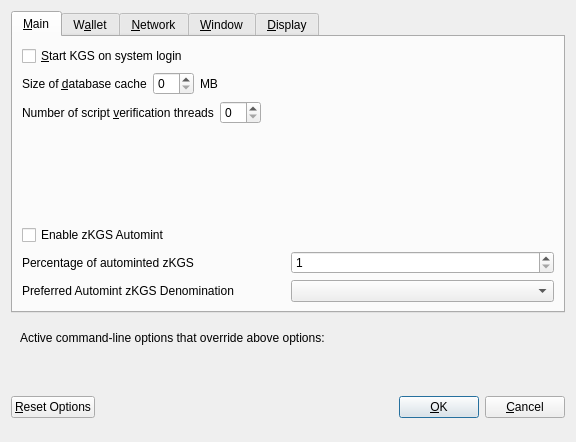
<?xml version="1.0" encoding="UTF-8"?>
<ui version="4.0">
 <class>OptionsDialog</class>
 <widget class="QDialog" name="OptionsDialog">
  <property name="geometry">
   <rect>
    <x>0</x>
    <y>0</y>
    <width>576</width>
    <height>442</height>
   </rect>
  </property>
  <property name="windowTitle">
   <string>Options</string>
  </property>
  <property name="modal">
   <bool>true</bool>
  </property>
  <layout class="QVBoxLayout" name="verticalLayout">
   <item>
    <widget class="QTabWidget" name="tabWidget">
     <property name="currentIndex">
      <number>0</number>
     </property>
     <widget class="QWidget" name="tabMain">
      <attribute name="title">
       <string>&amp;Main</string>
      </attribute>
      <layout class="QVBoxLayout" name="verticalLayout_Main">
       <item>
        <widget class="QCheckBox" name="bitcoinAtStartup">
         <property name="toolTip">
          <string>Automatically start KGS after logging in to the system.</string>
         </property>
         <property name="text">
          <string>&amp;Start KGS on system login</string>
         </property>
        </widget>
       </item>
       <item>
        <layout class="QHBoxLayout" name="horizontalLayout_2_Main">
         <item>
          <widget class="QLabel" name="databaseCacheLabel">
           <property name="text">
            <string>Size of &amp;database cache</string>
           </property>
           <property name="textFormat">
            <enum>Qt::PlainText</enum>
           </property>
           <property name="buddy">
            <cstring>databaseCache</cstring>
           </property>
          </widget>
         </item>
         <item>
          <widget class="QSpinBox" name="databaseCache"/>
         </item>
         <item>
          <widget class="QLabel" name="databaseCacheUnitLabel">
           <property name="text">
            <string>MB</string>
           </property>
           <property name="textFormat">
            <enum>Qt::PlainText</enum>
           </property>
          </widget>
         </item>
         <item>
          <spacer name="horizontalSpacer_2_Main">
           <property name="orientation">
            <enum>Qt::Horizontal</enum>
           </property>
           <property name="sizeHint" stdset="0">
            <size>
             <width>40</width>
             <height>20</height>
            </size>
           </property>
          </spacer>
         </item>
        </layout>
       </item>
       <item>
        <layout class="QHBoxLayout" name="horizontalLayout_3_Main">
         <item>
          <widget class="QLabel" name="threadsScriptVerifLabel">
           <property name="text">
            <string>Number of script &amp;verification threads</string>
           </property>
           <property name="textFormat">
            <enum>Qt::PlainText</enum>
           </property>
           <property name="buddy">
            <cstring>threadsScriptVerif</cstring>
           </property>
          </widget>
         </item>
         <item>
          <widget class="QSpinBox" name="threadsScriptVerif">
           <property name="toolTip">
            <string>(0 = auto, &lt;0 = leave that many cores free)</string>
           </property>
          </widget>
         </item>
         <item>
          <spacer name="horizontalSpacer_3_Main">
           <property name="orientation">
            <enum>Qt::Horizontal</enum>
           </property>
           <property name="sizeHint" stdset="0">
            <size>
             <width>40</width>
             <height>20</height>
            </size>
           </property>
          </spacer>
         </item>
        </layout>
       </item>
       <item>
        <spacer name="verticalSpacer_2">
         <property name="orientation">
          <enum>Qt::Vertical</enum>
         </property>
         <property name="sizeHint" stdset="0">
          <size>
           <width>20</width>
           <height>40</height>
          </size>
         </property>
        </spacer>
       </item>
       <item>
        <widget class="QCheckBox" name="checkBoxZeromintEnable">
         <property name="toolTip">
          <string>Enable automatic minting of KGS units to zKGS</string>
         </property>
         <property name="layoutDirection">
          <enum>Qt::LeftToRight</enum>
         </property>
         <property name="text">
          <string>Enable zKGS Automint</string>
         </property>
        </widget>
       </item>
       <item>
        <layout class="QHBoxLayout" name="horizontalLayout_3">
         <item>
          <widget class="QLabel" name="percentage_label">
           <property name="toolTip">
            <string>Percentage of incoming KGS which get automatically converted to zKGS via Zerocoin Protocol (min: 10%)</string>
           </property>
           <property name="text">
            <string>Percentage of autominted zKGS</string>
           </property>
          </widget>
         </item>
         <item>
          <widget class="QSpinBox" name="zeromintPercentage">
           <property name="minimum">
            <number>1</number>
           </property>
           <property name="maximum">
            <number>100</number>
           </property>
          </widget>
         </item>
        </layout>
       </item>
       <item>
        <layout class="QHBoxLayout" name="horizontalLayout" stretch="0,0">
         <property name="sizeConstraint">
          <enum>QLayout::SetFixedSize</enum>
         </property>
         <item>
          <widget class="QLabel" name="labelPreferredDenom">
           <property name="maximumSize">
            <size>
             <width>16777215</width>
             <height>16777215</height>
            </size>
           </property>
           <property name="toolTip">
            <string>Wait with automatic conversion to Zerocoin until enough KGS for this denomination is available</string>
           </property>
           <property name="text">
            <string>Preferred Automint zKGS Denomination</string>
           </property>
          </widget>
         </item>
         <item>
          <widget class="QComboBox" name="preferredDenom">
           <property name="maximumSize">
            <size>
             <width>16777215</width>
             <height>27</height>
            </size>
           </property>
           <property name="toolTip">
            <string>Wait with automatic conversion to Zerocoin until enough KGS for this denomination is available</string>
           </property>
           <property name="maxVisibleItems">
            <number>9</number>
           </property>
           <property name="maxCount">
            <number>9</number>
           </property>
          </widget>
         </item>
        </layout>
       </item>
      </layout>
     </widget>
     <widget class="QWidget" name="tabWallet">
      <attribute name="title">
       <string>W&amp;allet</string>
      </attribute>
      <layout class="QVBoxLayout" name="verticalLayout_Wallet">
       <item>
        <layout class="QHBoxLayout" name="horizontalLayout_2_Wallet">
         <item>
          <widget class="QLabel" name="labelStakeSplitThresholdText">
           <property name="text">
            <string>Stake split threshold:</string>
           </property>
          </widget>
         </item>
         <item>
          <widget class="QSpinBox" name="spinBoxStakeSplitThreshold">
           <property name="minimum">
            <number>1</number>
           </property>
           <property name="maximum">
            <number>999999</number>
           </property>
          </widget>
         </item>
        </layout>
       </item>
       <item>
        <widget class="QGroupBox" name="groupBox">
         <property name="title">
          <string>Expert</string>
         </property>
         <layout class="QVBoxLayout" name="verticalLayout_2">
          <item>
           <widget class="QCheckBox" name="coinControlFeatures">
            <property name="toolTip">
             <string>Whether to show coin control features or not.</string>
            </property>
            <property name="text">
             <string>Enable coin &amp;control features</string>
            </property>
           </widget>
          </item>
          <item>
           <widget class="QCheckBox" name="showMasternodesTab">
            <property name="toolTip">
             <string>Show additional tab listing all your masternodes in first sub-tab&lt;br/&gt;and all masternodes on the network in second sub-tab.</string>
            </property>
            <property name="text">
             <string>Show Masternodes Tab</string>
            </property>
           </widget>
          </item>
          <item>
           <widget class="QCheckBox" name="spendZeroConfChange">
            <property name="toolTip">
             <string>If you disable the spending of unconfirmed change, the change from a transaction&lt;br/&gt;cannot be used until that transaction has at least one confirmation.&lt;br/&gt;This also affects how your balance is computed.</string>
            </property>
            <property name="text">
             <string>&amp;Spend unconfirmed change</string>
            </property>
           </widget>
          </item>
         </layout>
        </widget>
       </item>
       <item>
        <spacer name="verticalSpacer_Wallet">
         <property name="orientation">
          <enum>Qt::Vertical</enum>
         </property>
         <property name="sizeHint" stdset="0">
          <size>
           <width>20</width>
           <height>40</height>
          </size>
         </property>
        </spacer>
       </item>
      </layout>
     </widget>
     <widget class="QWidget" name="tabNetwork">
      <attribute name="title">
       <string>&amp;Network</string>
      </attribute>
      <layout class="QVBoxLayout" name="verticalLayout_Network">
       <item>
        <widget class="QCheckBox" name="mapPortUpnp">
         <property name="toolTip">
          <string>Automatically open the KGS client port on the router. This only works when your router supports UPnP and it is enabled.</string>
         </property>
         <property name="text">
          <string>Map port using &amp;UPnP</string>
         </property>
        </widget>
       </item>
       <item>
        <widget class="QCheckBox" name="allowIncoming">
         <property name="toolTip">
          <string>Accept connections from outside</string>
         </property>
         <property name="text">
          <string>Allow incoming connections</string>
         </property>
        </widget>
       </item>
       <item>
        <widget class="QCheckBox" name="connectSocks">
         <property name="toolTip">
          <string>Connect to the KGS network through a SOCKS5 proxy.</string>
         </property>
         <property name="text">
          <string>&amp;Connect through SOCKS5 proxy (default proxy):</string>
         </property>
        </widget>
       </item>
       <item>
        <layout class="QHBoxLayout" name="horizontalLayout_1_Network">
         <item>
          <widget class="QLabel" name="proxyIpLabel">
           <property name="text">
            <string>Proxy &amp;IP:</string>
           </property>
           <property name="textFormat">
            <enum>Qt::PlainText</enum>
           </property>
           <property name="buddy">
            <cstring>proxyIp</cstring>
           </property>
          </widget>
         </item>
         <item>
          <widget class="QValidatedLineEdit" name="proxyIp">
           <property name="minimumSize">
            <size>
             <width>140</width>
             <height>0</height>
            </size>
           </property>
           <property name="maximumSize">
            <size>
             <width>140</width>
             <height>16777215</height>
            </size>
           </property>
           <property name="toolTip">
            <string>IP address of the proxy (e.g. IPv4: 127.0.0.1 / IPv6: ::1)</string>
           </property>
          </widget>
         </item>
         <item>
          <widget class="QLabel" name="proxyPortLabel">
           <property name="text">
            <string>&amp;Port:</string>
           </property>
           <property name="textFormat">
            <enum>Qt::PlainText</enum>
           </property>
           <property name="buddy">
            <cstring>proxyPort</cstring>
           </property>
          </widget>
         </item>
         <item>
          <widget class="QLineEdit" name="proxyPort">
           <property name="minimumSize">
            <size>
             <width>55</width>
             <height>0</height>
            </size>
           </property>
           <property name="maximumSize">
            <size>
             <width>55</width>
             <height>16777215</height>
            </size>
           </property>
           <property name="toolTip">
            <string>Port of the proxy (e.g. 9050)</string>
           </property>
          </widget>
         </item>
         <item>
          <spacer name="horizontalSpacer_1_Network">
           <property name="orientation">
            <enum>Qt::Horizontal</enum>
           </property>
           <property name="sizeHint" stdset="0">
            <size>
             <width>40</width>
             <height>20</height>
            </size>
           </property>
          </spacer>
         </item>
        </layout>
       </item>
       <item>
        <spacer name="verticalSpacer_Network">
         <property name="orientation">
          <enum>Qt::Vertical</enum>
         </property>
         <property name="sizeHint" stdset="0">
          <size>
           <width>20</width>
           <height>40</height>
          </size>
         </property>
        </spacer>
       </item>
      </layout>
     </widget>
     <widget class="QWidget" name="tabWindow">
      <attribute name="title">
       <string>&amp;Window</string>
      </attribute>
      <layout class="QVBoxLayout" name="verticalLayout_Window">
       <item>
        <widget class="QCheckBox" name="minimizeToTray">
         <property name="toolTip">
          <string>Show only a tray icon after minimizing the window.</string>
         </property>
         <property name="text">
          <string>&amp;Minimize to the tray instead of the taskbar</string>
         </property>
        </widget>
       </item>
       <item>
        <widget class="QCheckBox" name="minimizeOnClose">
         <property name="toolTip">
          <string>Minimize instead of exit the application when the window is closed. When this option is enabled, the application will be closed only after selecting Quit in the menu.</string>
         </property>
         <property name="text">
          <string>M&amp;inimize on close</string>
         </property>
        </widget>
       </item>
       <item>
        <spacer name="verticalSpacer_Window">
         <property name="orientation">
          <enum>Qt::Vertical</enum>
         </property>
         <property name="sizeHint" stdset="0">
          <size>
           <width>20</width>
           <height>40</height>
          </size>
         </property>
        </spacer>
       </item>
      </layout>
     </widget>
     <widget class="QWidget" name="tabDisplay">
      <attribute name="title">
       <string>&amp;Display</string>
      </attribute>
      <layout class="QVBoxLayout" name="verticalLayout_Display">
       <item>
        <layout class="QHBoxLayout" name="horizontalLayout_1_Display">
         <item>
          <widget class="QLabel" name="langLabel">
           <property name="text">
            <string>User Interface &amp;language:</string>
           </property>
           <property name="textFormat">
            <enum>Qt::PlainText</enum>
           </property>
           <property name="buddy">
            <cstring>lang</cstring>
           </property>
          </widget>
         </item>
         <item>
          <widget class="QValueComboBox" name="lang">
           <property name="toolTip">
            <string>The user interface language can be set here. This setting will take effect after restarting KGS.</string>
           </property>
          </widget>
         </item>
        </layout>
       </item>
       <item>
        <widget class="QLabel" name="label_3">
         <property name="toolTip">
          <string notr="true"/>
         </property>
         <property name="statusTip">
          <string notr="true"/>
         </property>
         <property name="whatsThis">
          <string notr="true"/>
         </property>
         <property name="accessibleName">
          <string notr="true"/>
         </property>
         <property name="text">
          <string>Language missing or translation incomplete? Help contributing translations here:
https://www.transifex.com/kgs-project/kgs-project-translations</string>
         </property>
         <property name="wordWrap">
          <bool>true</bool>
         </property>
         <property name="openExternalLinks">
          <bool>true</bool>
         </property>
         <property name="textInteractionFlags">
          <set>Qt::TextBrowserInteraction</set>
         </property>
        </widget>
       </item>
       <item>
        <layout class="QHBoxLayout" name="horizontalLayout_4_Display" stretch="0,0">
         <item>
          <widget class="QLabel" name="themeLabel">
           <property name="text">
            <string>User Interface Theme:</string>
           </property>
          </widget>
         </item>
         <item>
          <widget class="QValueComboBox" name="theme"/>
         </item>
        </layout>
       </item>
       <item>
        <widget class="Line" name="line">
         <property name="orientation">
          <enum>Qt::Horizontal</enum>
         </property>
        </widget>
       </item>
       <item>
        <layout class="QHBoxLayout" name="horizontalLayout_2_Display">
         <item>
          <widget class="QLabel" name="unitLabel">
           <property name="text">
            <string>&amp;Unit to show amounts in:</string>
           </property>
           <property name="textFormat">
            <enum>Qt::PlainText</enum>
           </property>
           <property name="buddy">
            <cstring>unit</cstring>
           </property>
          </widget>
         </item>
         <item>
          <widget class="QValueComboBox" name="unit">
           <property name="toolTip">
            <string>Choose the default subdivision unit to show in the interface and when sending coins.</string>
           </property>
          </widget>
         </item>
        </layout>
       </item>
       <item>
        <layout class="QHBoxLayout" name="horizontalLayout_5_Display">
         <item>
          <widget class="QLabel" name="digitsLabel">
           <property name="text">
            <string>Decimal digits</string>
           </property>
          </widget>
         </item>
         <item>
          <widget class="QValueComboBox" name="digits"/>
         </item>
        </layout>
       </item>
       <item>
        <widget class="QCheckBox" name="checkBoxHideZeroBalances">
         <property name="toolTip">
          <string>Hide empty balances</string>
         </property>
         <property name="layoutDirection">
          <enum>Qt::LeftToRight</enum>
         </property>
         <property name="text">
          <string>Hide empty balances</string>
         </property>
        </widget>
       </item>
       <item>
        <layout class="QHBoxLayout" name="horizontalLayout_3_Display">
         <item>
          <widget class="QLabel" name="thirdPartyTxUrlsLabel">
           <property name="toolTip">
            <string>Third party URLs (e.g. a block explorer) that appear in the transactions tab as context menu items. %s in the URL is replaced by transaction hash. Multiple URLs are separated by vertical bar |.</string>
           </property>
           <property name="text">
            <string>Third party transaction URLs</string>
           </property>
           <property name="buddy">
            <cstring>thirdPartyTxUrls</cstring>
           </property>
          </widget>
         </item>
         <item>
          <widget class="QLineEdit" name="thirdPartyTxUrls">
           <property name="toolTip">
            <string>Third party URLs (e.g. a block explorer) that appear in the transactions tab as context menu items. %s in the URL is replaced by transaction hash. Multiple URLs are separated by vertical bar |.</string>
           </property>
          </widget>
         </item>
        </layout>
       </item>
       <item>
        <spacer name="verticalSpacer">
         <property name="orientation">
          <enum>Qt::Vertical</enum>
         </property>
         <property name="sizeHint" stdset="0">
          <size>
           <width>20</width>
           <height>40</height>
          </size>
         </property>
        </spacer>
       </item>
      </layout>
     </widget>
    </widget>
   </item>
   <item>
    <widget class="QFrame" name="frame">
     <layout class="QVBoxLayout" name="verticalLayout_Bottom">
      <item>
       <layout class="QHBoxLayout" name="horizontalLayout_Bottom">
        <item>
         <widget class="QLabel" name="overriddenByCommandLineInfoLabel">
          <property name="text">
           <string>Active command-line options that override above options:</string>
          </property>
          <property name="textFormat">
           <enum>Qt::PlainText</enum>
          </property>
         </widget>
        </item>
        <item>
         <spacer name="horizontalSpacer_Bottom">
          <property name="orientation">
           <enum>Qt::Horizontal</enum>
          </property>
          <property name="sizeHint" stdset="0">
           <size>
            <width>40</width>
            <height>20</height>
           </size>
          </property>
         </spacer>
        </item>
       </layout>
      </item>
      <item>
       <widget class="QLabel" name="overriddenByCommandLineLabel">
        <property name="text">
         <string/>
        </property>
        <property name="textFormat">
         <enum>Qt::PlainText</enum>
        </property>
        <property name="wordWrap">
         <bool>true</bool>
        </property>
       </widget>
      </item>
     </layout>
    </widget>
   </item>
   <item>
    <layout class="QHBoxLayout" name="horizontalLayout_Buttons">
     <item>
      <widget class="QPushButton" name="resetButton">
       <property name="toolTip">
        <string>Reset all client options to default.</string>
       </property>
       <property name="text">
        <string>&amp;Reset Options</string>
       </property>
       <property name="autoDefault">
        <bool>false</bool>
       </property>
      </widget>
     </item>
     <item>
      <spacer name="horizontalSpacer_1">
       <property name="orientation">
        <enum>Qt::Horizontal</enum>
       </property>
       <property name="sizeHint" stdset="0">
        <size>
         <width>40</width>
         <height>48</height>
        </size>
       </property>
      </spacer>
     </item>
     <item>
      <widget class="QLabel" name="statusLabel">
       <property name="minimumSize">
        <size>
         <width>200</width>
         <height>0</height>
        </size>
       </property>
       <property name="font">
        <font>
         <weight>75</weight>
         <bold>true</bold>
        </font>
       </property>
       <property name="text">
        <string/>
       </property>
       <property name="textFormat">
        <enum>Qt::PlainText</enum>
       </property>
       <property name="wordWrap">
        <bool>true</bool>
       </property>
      </widget>
     </item>
     <item>
      <spacer name="horizontalSpacer_2">
       <property name="orientation">
        <enum>Qt::Horizontal</enum>
       </property>
       <property name="sizeHint" stdset="0">
        <size>
         <width>40</width>
         <height>48</height>
        </size>
       </property>
      </spacer>
     </item>
     <item>
      <widget class="QPushButton" name="okButton">
       <property name="text">
        <string>&amp;OK</string>
       </property>
       <property name="autoDefault">
        <bool>false</bool>
       </property>
       <property name="default">
        <bool>true</bool>
       </property>
      </widget>
     </item>
     <item>
      <widget class="QPushButton" name="cancelButton">
       <property name="text">
        <string>&amp;Cancel</string>
       </property>
       <property name="autoDefault">
        <bool>false</bool>
       </property>
      </widget>
     </item>
    </layout>
   </item>
  </layout>
 </widget>
 <customwidgets>
  <customwidget>
   <class>QValidatedLineEdit</class>
   <extends>QLineEdit</extends>
   <header>qvalidatedlineedit.h</header>
  </customwidget>
  <customwidget>
   <class>QValueComboBox</class>
   <extends>QComboBox</extends>
   <header>qvaluecombobox.h</header>
  </customwidget>
 </customwidgets>
 <resources/>
 <connections/>
</ui>
